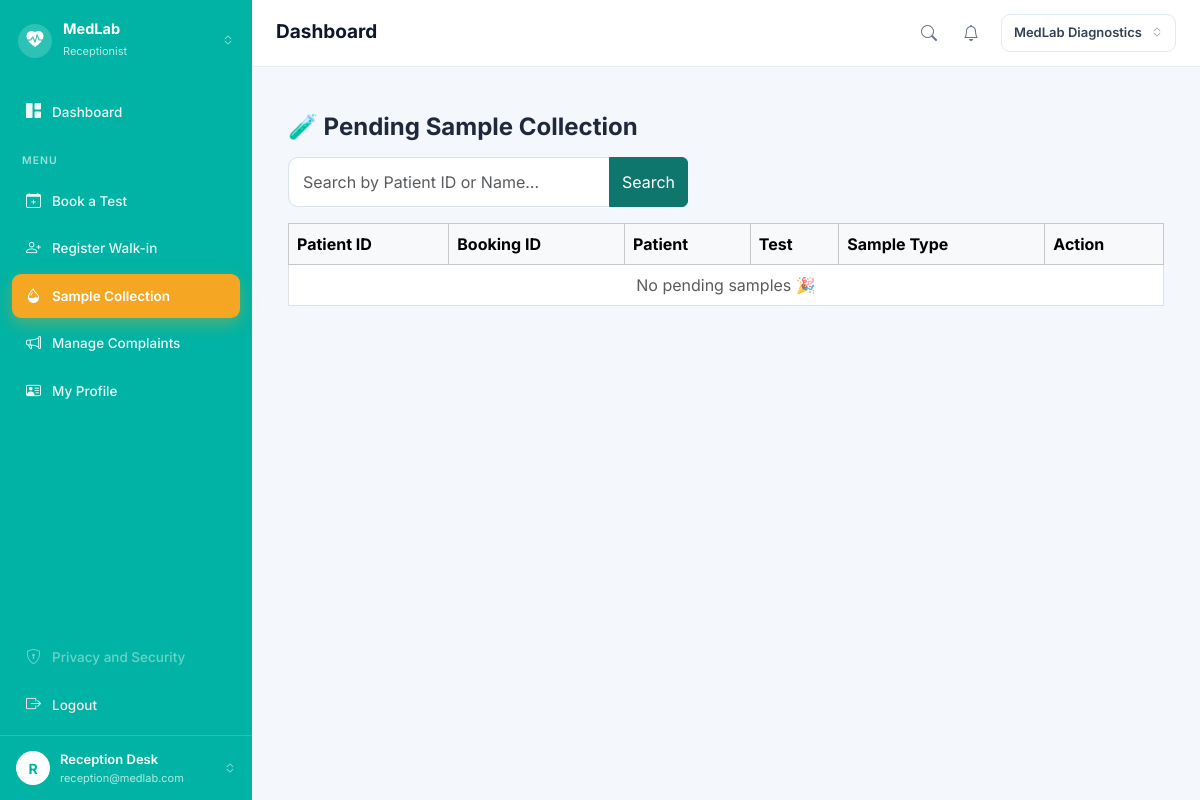
/medlab/samples/pending (signed in), run on an earlier commit of the app's database.
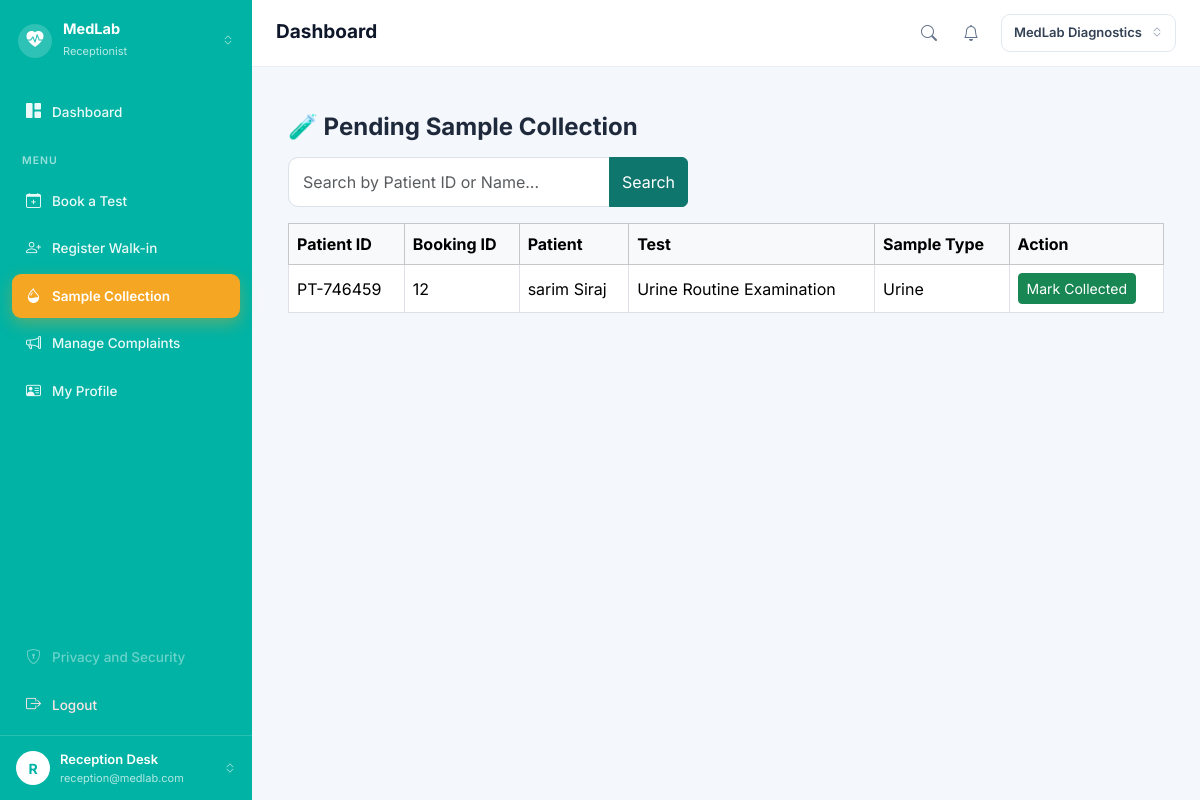
And on a later commit of the database.
### app/models/booking.py (models this page shows, shortened)
class BookingItem(db.Model):
    __tablename__ = "booking_items"
    id = db.Column(db.Integer, primary_key=True)
    booking_id = db.Column(
        db.Integer,
        db.ForeignKey("bookings.id"),
        nullable=False
    )
    test_id = db.Column(
        db.Integer,
        db.ForeignKey("tests.id"),
        nullable=False
    )
    price = db.Column(db.Float, nullable=False)   # booking time ka price snapshot
    booking = db.relationship("Booking", back_populates="items")
    test = db.relationship("Test")

### app/models/patient.py (models this page shows, shortened)
class Patient(db.Model):
    __tablename__ = "patients"
    id = db.Column(db.Integer, primary_key=True)
    patient_code = db.Column(
        db.String(20),
        unique=True,
        nullable=False
    )
    user_id = db.Column(
        db.Integer,
        db.ForeignKey("users.id"),
        nullable=True
    )
    full_name = db.Column(db.String(100), nullable=False)
    dob = db.Column(db.Date, nullable=True)
    gender = db.Column(db.String(10), nullable=True)
    phone = db.Column(db.String(20), nullable=True)
    address = db.Column(db.String(255), nullable=True)
    user = db.relationship("User", backref="patient_profile")

### app/models/test.py (models this page shows, shortened)
class Test(db.Model):
    __tablename__ = "tests"
    id = db.Column(db.Integer, primary_key=True)
    category_id = db.Column(
        db.Integer,
        db.ForeignKey("test_categories.id"),
        nullable=False
    )
    name = db.Column(db.String(150), nullable=False)
    code = db.Column(db.String(20), unique=True, nullable=False)
    price = db.Column(db.Float, nullable=False)
    sample_type = db.Column(db.String(50), nullable=True)
    turnaround_hours = db.Column(db.Integer, nullable=True)
    category = db.relationship("TestCategory", back_populates="tests")

### app/medlab/routes.py (the view, shortened to what this page needs)
@medlab.route("/samples/pending")
@login_required
def pending_samples():
    search = request.args.get("search", "").strip()
    query = BookingItem.query.filter(~BookingItem.sample.has())
    pending_items = query.all()
    return render_template(
        "medlab/pending_samples.html",
        items=pending_items,
        search=search
    )

### app/auth/routes.py (called while the page is built)
@login_manager.user_loader
def load_user(user_id):
    return db.session.get(
        User,
        int(user_id)
    )

### app/templates/medlab/pending_samples.html (shortened to what this page needs)
{% extends "base.html" %}
{% block content %}
<div class="container mt-4">
    <h4 class="fw-bold mb-3">🧪 Pending Sample Collection</h4>
    <form method="GET" class="mb-3">
        <div class="input-group" style="max-width: 400px;">
            <input type="text" name="search" class="form-control"
                   placeholder="Search by Patient ID or Name..."
                   value="{{ search }}">
            <button class="btn btn-primary" type="submit">Search</button>
        </div>
    </form>
    <table class="table table-bordered align-middle">
        <thead class="table-light">
            <tr>
                <th>Patient ID</th>
                <th>Booking ID</th>
                <th>Patient</th>
                <th>Test</th>
                <th>Sample Type</th>
                <th>Action</th>
            </tr>
        </thead>
        <tbody>
            {% for item in items %}
            <tr>
                <td>{{ item.booking.patient.patient_code }}</td>
                <td>{{ item.booking_id }}</td>
                <td>{{ item.booking.patient.full_name }}</td>
                <td>{{ item.test.name }}</td>
                <td>{{ item.test.sample_type }}</td>
                <td>
                    <form method="POST" action="{{ url_for('medlab.collect_sample', item_id=item.id) }}">
                        <button type="submit" class="btn btn-sm btn-success">Mark Collected</button>
                    </form>
                </td>
            </tr>
            {% else %}
            <tr>
                <td colspan="6" class="text-center text-muted">No pending samples 🎉</td>
            </tr>
            {% endfor %}
        </tbody>
    </table>
</div>
{% endblock %}

What changed in the data, as far as the page shows it:
added BookingItem: booking.patient.patient_code "PT-746459", booking_id "12", booking.patient.full_name "sarim Siraj", test.name "Urine Routine Examination", test.sample_type "Urine"
Also different on the page:
text no longer shown: "No pending samples 🎉"
